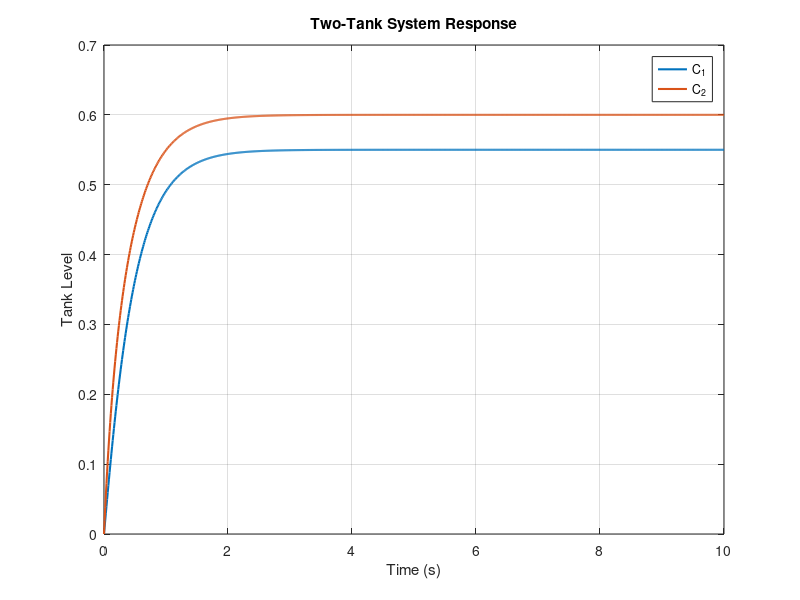

The MATLAB script that drew this image:
clc;
clear;
close all;

%% Parameters
A1 = 1;
A2 = 1/2;

R1 = 1/2;
R2 = 2;
R3 = 1;

%% Controller Gains
K1 = 1;
K2 = 1;

%% Reference Inputs
r1 = 1;
r2 = 1;

%% State-Space Matrices

A = [-(3+K1)      2;
          4    -(5+2*K2)];

B = [K1       0;
      0     2*K2];

C = [1 0;
     0 1];

D = [0 0;
     0 0];

%% Create State-Space System
sys = ss(A,B,C,D);

%% Simulation Time
t = 0:0.01:10;

%% Input Signals
u1 = r1 * ones(size(t));
u2 = r2 * ones(size(t));

% Combine the two inputs
U = [u1' u2'];

%% Initial Conditions
x0 = [0; 0];

%% Simulate using lsim
[y,t,x] = lsim(sys,U,t,x0);

%% Extract Tank Levels
C1 = y(:,1);
C2 = y(:,2);

%% Plot Response
figure;

plot(t,C1,'LineWidth',1.5);
hold on;

plot(t,C2,'LineWidth',1.5);

grid on;

xlabel('Time (s)');
ylabel('Tank Level');

legend('C_1','C_2');

title('Two-Tank System Response');

%% Display Final Values

fprintf('Final C1 = %.4f\n',C1(end));
fprintf('Final C2 = %.4f\n',C2(end));
